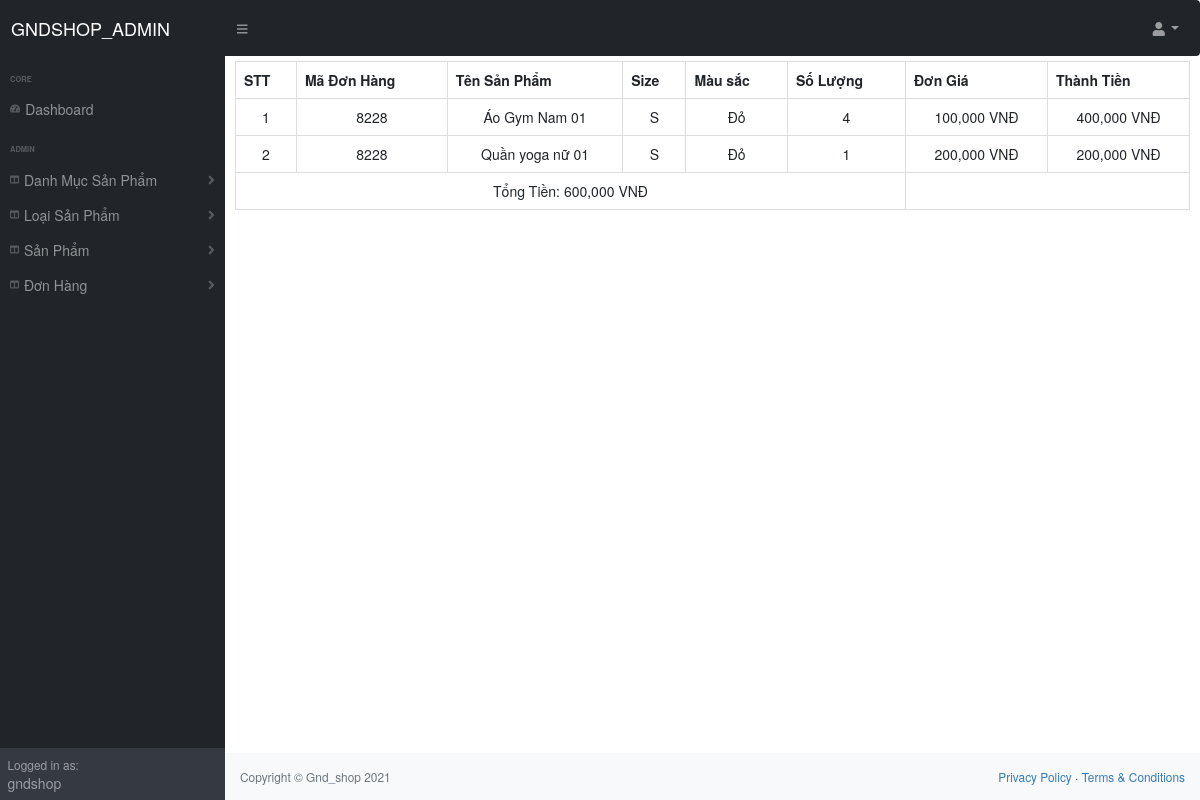
/adminpage/index.php?action=quanlydh&query=xemchitietdh&iddh=8228 (signed in), run on the app's committed database.
### tables this page shows
CREATE TABLE `donhang` (
  `ID_donhang` int(11) NOT NULL,
  `ID_khachhang` int(11) NOT NULL,
  `ma_donhang` int(11) NOT NULL,
  `diachi_khachhang` varchar(100) NOT NULL,
  `sdt_khachhang` varchar(10) NOT NULL,
  `status_donhang` int(11) NOT NULL
);

CREATE TABLE `chitietdonhang` (
  `ID_ctdonhang` int(11) NOT NULL,
  `ID_Sp` int(11) NOT NULL,
  `Size_Sp` int(11) NOT NULL,
  `Mausac_Sp` varchar(10) NOT NULL,
  `Soluong_Sp` int(11) NOT NULL,
  `ma_donhang` int(11) NOT NULL,
  `Gia_Sp` int(11) NOT NULL
);

CREATE TABLE `sp` (
  `ID_Sp` int(11) NOT NULL,
  `Ten_Sp` varchar(250) NOT NULL,
  `ID_DanhMucSp` int(11) NOT NULL,
  `ID_LoaiSp` int(11) NOT NULL,
  `Gia_Sp` int(11) NOT NULL,
  `Mota_Sp` text NOT NULL,
  `Hinhanh_Sp` varchar(250) NOT NULL,
  `Hinhanh_Mota` varchar(500) NOT NULL,
  `Trangthai_Sp` int(11) NOT NULL
);

### adminpage/modules/quanlydonhang/chitietdonhang.php (the view)
<?php
	$iddh= $_GET['iddh'];
	$sql = "SELECT * FROM donhang,chitietdonhang,sp WHERE donhang.ma_donhang='".$iddh."' AND donhang.ma_donhang=chitietdonhang.ma_donhang AND sp.ID_Sp=chitietdonhang.ID_Sp";
	$query = mysqli_query($mysqli,$sql);
?>
<div class="fluid-container mt-2 text-center mx-3">
	<table class="table table-bordered">
		<tr>
			<th>STT</th>
			<th>Mã Đơn Hàng</th>
			<th>Tên Sản Phẩm</th>
			<th>Size</th>
			<th>Màu sắc</th>
			<th>Số Lượng</th>
			<th>Đơn Giá</th>
			<th>Thành Tiền</th>
		</tr>
<?php
	$tongtien=0;
	$i =1;
	while($row=mysqli_fetch_array($query)){
	$thanhtien = $row['Soluong_Sp'] * $row['Gia_Sp'];
	$tongtien += $thanhtien;
?>
  <tr>
  	<td><?php echo $i++ ?></td>
  	<td><?php echo $row['ma_donhang'] ?></td>
  	<td><?php echo $row['Ten_Sp'] ?></td>
		 <td>
				      	<?php
				      		 $size = $row['Size_Sp'];
				      		 if($size==1){
				      		 	echo "S";
				      		 }elseif($size==2){
				      		 	echo "M";
				      		 }elseif($size==3){
				      		 	echo "L";
				      		 }elseif($size==4){
				      		 	echo "XL";
				      		 }elseif($size==5){
				      		 	echo "XXL";
				      		 }
				      	 ?>
			</td>
      <td>
      	<?php
      		 $color = $row['Mausac_Sp'];
      		 if($color=='do'){
      		 	echo "Đỏ";
      		 }elseif($color=='xanh'){
      		 	echo "Xanh";
      		 }elseif($color=='vang'){
      		 	echo "Vàng";
      		 }elseif($color=='den'){
      		 	echo "Đen";
      		 }
      	 ?>
      </td>
  	<td><?php echo $row['Soluong_Sp'] ?></td>
  	<td><?php echo number_format($row['Gia_Sp'],0,".",",")." VNĐ" ?></td>
   	<td>
   		<?php echo  number_format($thanhtien,0,".",",")." VNĐ" ?>
   	</td>
  </tr>
<?php
}
 ?>
 	<tr>
 		<td colspan="6">
 			Tổng Tiền: <?php echo number_format($tongtien,0,".",",")." VNĐ"; ?>
 		</td>
 	</tr>
	</table>
</div>

### data on the page
donhang: chitietdonhang.ma_donhang "8228", sp.Ten_Sp "Áo Gym Nam 01", chitietdonhang.Soluong_Sp "4", sp.Gia_Sp "100,000", chitietdonhang.Soluong_Sp "400,000", sp.Ten_Sp "Quần yoga nữ 01", chitietdonhang.Soluong_Sp "1", sp.Gia_Sp "200,000", chitietdonhang.Soluong_Sp "200,000"

### other printed values
$_SESSION['dangnhapad'] "gndshop"
$tongtien "600,000"
